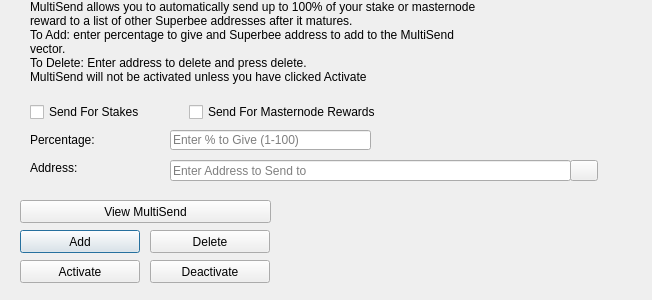
<?xml version="1.0" encoding="UTF-8"?>
<ui version="4.0">
 <class>MultiSendDialog</class>
 <widget class="QDialog" name="MultiSendDialog">
  <property name="windowModality">
   <enum>Qt::NonModal</enum>
  </property>
  <property name="geometry">
   <rect>
    <x>0</x>
    <y>0</y>
    <width>652</width>
    <height>300</height>
   </rect>
  </property>
  <property name="windowTitle">
   <string>MultiSend</string>
  </property>
  <widget class="QLineEdit" name="multiSendPercentEdit">
   <property name="geometry">
    <rect>
     <x>170</x>
     <y>130</y>
     <width>201</width>
     <height>20</height>
    </rect>
   </property>
   <property name="toolTip">
    <string>Enter whole numbers 1 - 100</string>
   </property>
   <property name="placeholderText">
    <string>Enter % to Give (1-100)</string>
   </property>
  </widget>
  <widget class="QLineEdit" name="multiSendAddressEdit">
   <property name="geometry">
    <rect>
     <x>170</x>
     <y>160</y>
     <width>401</width>
     <height>21</height>
    </rect>
   </property>
   <property name="toolTip">
    <string/>
   </property>
   <property name="placeholderText">
    <string>Enter Address to Send to</string>
   </property>
  </widget>
  <widget class="QLabel" name="label_2">
   <property name="geometry">
    <rect>
     <x>30</x>
     <y>0</y>
     <width>451</width>
     <height>121</height>
    </rect>
   </property>
   <property name="lineWidth">
    <number>1</number>
   </property>
   <property name="text">
    <string>MultiSend allows you to automatically send up to 100% of your stake or masternode reward to a list of other Superbee addresses after it matures.
To Add: enter percentage to give and Superbee address to add to the MultiSend vector.
To Delete: Enter address to delete and press delete.
MultiSend will not be activated unless you have clicked Activate</string>
   </property>
   <property name="alignment">
    <set>Qt::AlignLeading|Qt::AlignLeft|Qt::AlignTop</set>
   </property>
   <property name="wordWrap">
    <bool>true</bool>
   </property>
  </widget>
  <widget class="QLabel" name="message">
   <property name="geometry">
    <rect>
     <x>290</x>
     <y>200</y>
     <width>351</width>
     <height>91</height>
    </rect>
   </property>
   <property name="text">
    <string/>
   </property>
  </widget>
  <widget class="QPushButton" name="addButton">
   <property name="geometry">
    <rect>
     <x>20</x>
     <y>230</y>
     <width>120</width>
     <height>23</height>
    </rect>
   </property>
   <property name="toolTip">
    <string/>
   </property>
   <property name="statusTip">
    <string>Add to MultiSend Vector</string>
   </property>
   <property name="text">
    <string>Add</string>
   </property>
  </widget>
  <widget class="QPushButton" name="disableButton">
   <property name="geometry">
    <rect>
     <x>150</x>
     <y>260</y>
     <width>120</width>
     <height>23</height>
    </rect>
   </property>
   <property name="statusTip">
    <string>Deactivate MultiSend</string>
   </property>
   <property name="text">
    <string>Deactivate</string>
   </property>
  </widget>
  <widget class="QPushButton" name="addressBookButton">
   <property name="geometry">
    <rect>
     <x>570</x>
     <y>160</y>
     <width>28</width>
     <height>21</height>
    </rect>
   </property>
   <property name="toolTip">
    <string>Choose an address from the address book</string>
   </property>
   <property name="text">
    <string/>
   </property>
   <property name="icon">
    <iconset resource="../superbee.qrc">
     <normaloff>:/icons/address-book</normaloff>:/icons/address-book</iconset>
   </property>
   <property name="shortcut">
    <string>Alt+A</string>
   </property>
   <property name="autoDefault">
    <bool>false</bool>
   </property>
  </widget>
  <widget class="QLabel" name="label">
   <property name="geometry">
    <rect>
     <x>30</x>
     <y>130</y>
     <width>121</width>
     <height>20</height>
    </rect>
   </property>
   <property name="toolTip">
    <string>Percentage of stake to send</string>
   </property>
   <property name="text">
    <string>Percentage:</string>
   </property>
  </widget>
  <widget class="QLabel" name="label_5">
   <property name="geometry">
    <rect>
     <x>30</x>
     <y>160</y>
     <width>111</width>
     <height>16</height>
    </rect>
   </property>
   <property name="toolTip">
    <string>Address to send portion of stake to</string>
   </property>
   <property name="text">
    <string>Address:</string>
   </property>
  </widget>
  <widget class="QPushButton" name="deleteButton">
   <property name="geometry">
    <rect>
     <x>150</x>
     <y>230</y>
     <width>120</width>
     <height>23</height>
    </rect>
   </property>
   <property name="toolTip">
    <string/>
   </property>
   <property name="statusTip">
    <string>Delete Address From MultiSend Vector</string>
   </property>
   <property name="text">
    <string>Delete</string>
   </property>
  </widget>
  <widget class="QPushButton" name="activateButton">
   <property name="geometry">
    <rect>
     <x>20</x>
     <y>260</y>
     <width>120</width>
     <height>23</height>
    </rect>
   </property>
   <property name="statusTip">
    <string>Activate MultiSend</string>
   </property>
   <property name="text">
    <string>Activate</string>
   </property>
  </widget>
  <widget class="QPushButton" name="viewButton">
   <property name="geometry">
    <rect>
     <x>20</x>
     <y>200</y>
     <width>251</width>
     <height>23</height>
    </rect>
   </property>
   <property name="toolTip">
    <string/>
   </property>
   <property name="statusTip">
    <string>View MultiSend Vector</string>
   </property>
   <property name="text">
    <string>View MultiSend</string>
   </property>
  </widget>
  <widget class="QWidget" name="horizontalLayoutWidget">
   <property name="geometry">
    <rect>
     <x>30</x>
     <y>100</y>
     <width>351</width>
     <height>24</height>
    </rect>
   </property>
   <layout class="QHBoxLayout" name="horizontalLayout">
    <item>
     <widget class="QCheckBox" name="multiSendStakeCheckBox">
      <property name="text">
       <string>Send For Stakes</string>
      </property>
     </widget>
    </item>
    <item>
     <widget class="QCheckBox" name="multiSendMasternodeCheckBox">
      <property name="text">
       <string>Send For Masternode Rewards</string>
      </property>
     </widget>
    </item>
   </layout>
  </widget>
 </widget>
 <resources>
  <include location="../superbee.qrc"/>
 </resources>
 <connections/>
</ui>
